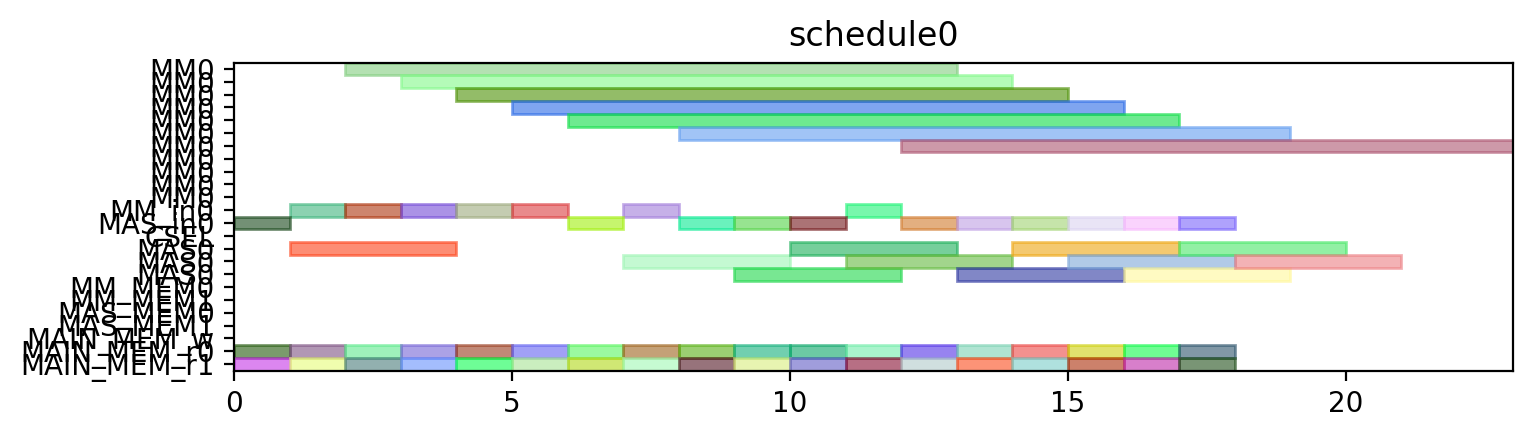

Recreate this plot in Python.
from pyschedule import Scenario, solvers, plotters, alt


def solve():
	horizon = 120
	S = Scenario("schedule0", horizon=horizon)

	# resource
	MM = S.Resources('MM', num=1, size=11)
	MM_in = S.Resources('MM_in', num=1)
	MAS_in = S.Resources('MAS_in', num=1)
	CSEL = S.Resource('CSEL')
	MAS = S.Resources('MAS', num=1, size=3, periods=range(1, horizon))
	MM_MEM = S.Resources('MM_MEM', num=2)
	MAS_MEM = S.Resources('MAS_MEM', num=2)
	MAIN_MEM_w = S.Resource('MAIN_MEM_w', size=1)
	MAIN_MEM_r = S.Resources('MAIN_MEM_r', num=2)

	# result of previous scheduling

	# new tasks
	t0_t0 = S.Task('t0_t0', length=3, delay_cost=1)
	t0_t0 += alt(MAS)
	t0_t0_in = S.Task('t0_t0_in', length=1, delay_cost=1)
	t0_t0_in += alt(MAS_in)
	S += t0_t0_in*MAS_in[0]<=t0_t0*MAS[0]

	t0_t0_mem0 = S.Task('t0_t0_mem0', length=1, delay_cost=1)
	t0_t0_mem0 += MAIN_MEM_r[0]
	S += t0_t0_mem0 <= t0_t0

	t0_t0_mem1 = S.Task('t0_t0_mem1', length=1, delay_cost=1)
	t0_t0_mem1 += MAIN_MEM_r[1]
	S += t0_t0_mem1 <= t0_t0

	t0_t1 = S.Task('t0_t1', length=3, delay_cost=1)
	t0_t1 += alt(MAS)
	t0_t1_in = S.Task('t0_t1_in', length=1, delay_cost=1)
	t0_t1_in += alt(MAS_in)
	S += t0_t1_in*MAS_in[0]<=t0_t1*MAS[0]

	t0_t1_mem0 = S.Task('t0_t1_mem0', length=1, delay_cost=1)
	t0_t1_mem0 += MAIN_MEM_r[0]
	S += t0_t1_mem0 <= t0_t1

	t0_t1_mem1 = S.Task('t0_t1_mem1', length=1, delay_cost=1)
	t0_t1_mem1 += MAIN_MEM_r[1]
	S += t0_t1_mem1 <= t0_t1

	t0_t3 = S.Task('t0_t3', length=11, delay_cost=1)
	t0_t3 += alt(MM)
	t0_t3_in = S.Task('t0_t3_in', length=1, delay_cost=1)
	t0_t3_in += alt(MM_in)
	S += t0_t3_in*MM_in[0]<=t0_t3*MM[0]
	t0_t3_mem0 = S.Task('t0_t3_mem0', length=1, delay_cost=1)
	t0_t3_mem0 += MAIN_MEM_r[0]
	S += t0_t3_mem0 <= t0_t3

	t0_t3_mem1 = S.Task('t0_t3_mem1', length=1, delay_cost=1)
	t0_t3_mem1 += MAIN_MEM_r[1]
	S += t0_t3_mem1 <= t0_t3

	t1_t0 = S.Task('t1_t0', length=3, delay_cost=1)
	t1_t0 += alt(MAS)
	t1_t0_in = S.Task('t1_t0_in', length=1, delay_cost=1)
	t1_t0_in += alt(MAS_in)
	S += t1_t0_in*MAS_in[0]<=t1_t0*MAS[0]

	t1_t0_mem0 = S.Task('t1_t0_mem0', length=1, delay_cost=1)
	t1_t0_mem0 += MAIN_MEM_r[0]
	S += t1_t0_mem0 <= t1_t0

	t1_t0_mem1 = S.Task('t1_t0_mem1', length=1, delay_cost=1)
	t1_t0_mem1 += MAIN_MEM_r[1]
	S += t1_t0_mem1 <= t1_t0

	t1_t1 = S.Task('t1_t1', length=3, delay_cost=1)
	t1_t1 += alt(MAS)
	t1_t1_in = S.Task('t1_t1_in', length=1, delay_cost=1)
	t1_t1_in += alt(MAS_in)
	S += t1_t1_in*MAS_in[0]<=t1_t1*MAS[0]

	t1_t1_mem0 = S.Task('t1_t1_mem0', length=1, delay_cost=1)
	t1_t1_mem0 += MAIN_MEM_r[0]
	S += t1_t1_mem0 <= t1_t1

	t1_t1_mem1 = S.Task('t1_t1_mem1', length=1, delay_cost=1)
	t1_t1_mem1 += MAIN_MEM_r[1]
	S += t1_t1_mem1 <= t1_t1

	t1_t3 = S.Task('t1_t3', length=11, delay_cost=1)
	t1_t3 += alt(MM)
	t1_t3_in = S.Task('t1_t3_in', length=1, delay_cost=1)
	t1_t3_in += alt(MM_in)
	S += t1_t3_in*MM_in[0]<=t1_t3*MM[0]
	t1_t3_mem0 = S.Task('t1_t3_mem0', length=1, delay_cost=1)
	t1_t3_mem0 += MAIN_MEM_r[0]
	S += t1_t3_mem0 <= t1_t3

	t1_t3_mem1 = S.Task('t1_t3_mem1', length=1, delay_cost=1)
	t1_t3_mem1 += MAIN_MEM_r[1]
	S += t1_t3_mem1 <= t1_t3

	t2_t2 = S.Task('t2_t2', length=3, delay_cost=1)
	t2_t2 += alt(MAS)
	t2_t2_in = S.Task('t2_t2_in', length=1, delay_cost=1)
	t2_t2_in += alt(MAS_in)
	S += t2_t2_in*MAS_in[0]<=t2_t2*MAS[0]

	t2_t2_mem0 = S.Task('t2_t2_mem0', length=1, delay_cost=1)
	t2_t2_mem0 += MAIN_MEM_r[0]
	S += t2_t2_mem0 <= t2_t2

	t2_t2_mem1 = S.Task('t2_t2_mem1', length=1, delay_cost=1)
	t2_t2_mem1 += MAIN_MEM_r[1]
	S += t2_t2_mem1 <= t2_t2

	t5_t0 = S.Task('t5_t0', length=11, delay_cost=1)
	t5_t0 += alt(MM)
	t5_t0_in = S.Task('t5_t0_in', length=1, delay_cost=1)
	t5_t0_in += alt(MM_in)
	S += t5_t0_in*MM_in[0]<=t5_t0*MM[0]
	t5_t0_mem0 = S.Task('t5_t0_mem0', length=1, delay_cost=1)
	t5_t0_mem0 += MAIN_MEM_r[0]
	S += t5_t0_mem0 <= t5_t0

	t5_t0_mem1 = S.Task('t5_t0_mem1', length=1, delay_cost=1)
	t5_t0_mem1 += MAIN_MEM_r[1]
	S += t5_t0_mem1 <= t5_t0

	t5_t1 = S.Task('t5_t1', length=11, delay_cost=1)
	t5_t1 += alt(MM)
	t5_t1_in = S.Task('t5_t1_in', length=1, delay_cost=1)
	t5_t1_in += alt(MM_in)
	S += t5_t1_in*MM_in[0]<=t5_t1*MM[0]
	t5_t1_mem0 = S.Task('t5_t1_mem0', length=1, delay_cost=1)
	t5_t1_mem0 += MAIN_MEM_r[0]
	S += t5_t1_mem0 <= t5_t1

	t5_t1_mem1 = S.Task('t5_t1_mem1', length=1, delay_cost=1)
	t5_t1_mem1 += MAIN_MEM_r[1]
	S += t5_t1_mem1 <= t5_t1

	t5_t2 = S.Task('t5_t2', length=3, delay_cost=1)
	t5_t2 += alt(MAS)
	t5_t2_in = S.Task('t5_t2_in', length=1, delay_cost=1)
	t5_t2_in += alt(MAS_in)
	S += t5_t2_in*MAS_in[0]<=t5_t2*MAS[0]

	t5_t2_mem0 = S.Task('t5_t2_mem0', length=1, delay_cost=1)
	t5_t2_mem0 += MAIN_MEM_r[0]
	S += t5_t2_mem0 <= t5_t2

	t5_t2_mem1 = S.Task('t5_t2_mem1', length=1, delay_cost=1)
	t5_t2_mem1 += MAIN_MEM_r[1]
	S += t5_t2_mem1 <= t5_t2

	t5_t3 = S.Task('t5_t3', length=3, delay_cost=1)
	t5_t3 += alt(MAS)
	t5_t3_in = S.Task('t5_t3_in', length=1, delay_cost=1)
	t5_t3_in += alt(MAS_in)
	S += t5_t3_in*MAS_in[0]<=t5_t3*MAS[0]

	t5_t3_mem0 = S.Task('t5_t3_mem0', length=1, delay_cost=1)
	t5_t3_mem0 += MAIN_MEM_r[0]
	S += t5_t3_mem0 <= t5_t3

	t5_t3_mem1 = S.Task('t5_t3_mem1', length=1, delay_cost=1)
	t5_t3_mem1 += MAIN_MEM_r[1]
	S += t5_t3_mem1 <= t5_t3

	t7_t0 = S.Task('t7_t0', length=3, delay_cost=1)
	t7_t0 += alt(MAS)
	t7_t0_in = S.Task('t7_t0_in', length=1, delay_cost=1)
	t7_t0_in += alt(MAS_in)
	S += t7_t0_in*MAS_in[0]<=t7_t0*MAS[0]

	t7_t0_mem0 = S.Task('t7_t0_mem0', length=1, delay_cost=1)
	t7_t0_mem0 += MAIN_MEM_r[0]
	S += t7_t0_mem0 <= t7_t0

	t7_t0_mem1 = S.Task('t7_t0_mem1', length=1, delay_cost=1)
	t7_t0_mem1 += MAIN_MEM_r[1]
	S += t7_t0_mem1 <= t7_t0

	t7_t1 = S.Task('t7_t1', length=3, delay_cost=1)
	t7_t1 += alt(MAS)
	t7_t1_in = S.Task('t7_t1_in', length=1, delay_cost=1)
	t7_t1_in += alt(MAS_in)
	S += t7_t1_in*MAS_in[0]<=t7_t1*MAS[0]

	t7_t1_mem0 = S.Task('t7_t1_mem0', length=1, delay_cost=1)
	t7_t1_mem0 += MAIN_MEM_r[0]
	S += t7_t1_mem0 <= t7_t1

	t7_t1_mem1 = S.Task('t7_t1_mem1', length=1, delay_cost=1)
	t7_t1_mem1 += MAIN_MEM_r[1]
	S += t7_t1_mem1 <= t7_t1

	t7_t3 = S.Task('t7_t3', length=11, delay_cost=1)
	t7_t3 += alt(MM)
	t7_t3_in = S.Task('t7_t3_in', length=1, delay_cost=1)
	t7_t3_in += alt(MM_in)
	S += t7_t3_in*MM_in[0]<=t7_t3*MM[0]
	t7_t3_mem0 = S.Task('t7_t3_mem0', length=1, delay_cost=1)
	t7_t3_mem0 += MAIN_MEM_r[0]
	S += t7_t3_mem0 <= t7_t3

	t7_t3_mem1 = S.Task('t7_t3_mem1', length=1, delay_cost=1)
	t7_t3_mem1 += MAIN_MEM_r[1]
	S += t7_t3_mem1 <= t7_t3

	t10_t0 = S.Task('t10_t0', length=11, delay_cost=1)
	t10_t0 += alt(MM)
	t10_t0_in = S.Task('t10_t0_in', length=1, delay_cost=1)
	t10_t0_in += alt(MM_in)
	S += t10_t0_in*MM_in[0]<=t10_t0*MM[0]
	t10_t0_mem0 = S.Task('t10_t0_mem0', length=1, delay_cost=1)
	t10_t0_mem0 += MAIN_MEM_r[0]
	S += t10_t0_mem0 <= t10_t0

	t10_t0_mem1 = S.Task('t10_t0_mem1', length=1, delay_cost=1)
	t10_t0_mem1 += MAIN_MEM_r[1]
	S += t10_t0_mem1 <= t10_t0

	t10_t1 = S.Task('t10_t1', length=11, delay_cost=1)
	t10_t1 += alt(MM)
	t10_t1_in = S.Task('t10_t1_in', length=1, delay_cost=1)
	t10_t1_in += alt(MM_in)
	S += t10_t1_in*MM_in[0]<=t10_t1*MM[0]
	t10_t1_mem0 = S.Task('t10_t1_mem0', length=1, delay_cost=1)
	t10_t1_mem0 += MAIN_MEM_r[0]
	S += t10_t1_mem0 <= t10_t1

	t10_t1_mem1 = S.Task('t10_t1_mem1', length=1, delay_cost=1)
	t10_t1_mem1 += MAIN_MEM_r[1]
	S += t10_t1_mem1 <= t10_t1

	t10_t2 = S.Task('t10_t2', length=3, delay_cost=1)
	t10_t2 += alt(MAS)
	t10_t2_in = S.Task('t10_t2_in', length=1, delay_cost=1)
	t10_t2_in += alt(MAS_in)
	S += t10_t2_in*MAS_in[0]<=t10_t2*MAS[0]

	t10_t2_mem0 = S.Task('t10_t2_mem0', length=1, delay_cost=1)
	t10_t2_mem0 += MAIN_MEM_r[0]
	S += t10_t2_mem0 <= t10_t2

	t10_t2_mem1 = S.Task('t10_t2_mem1', length=1, delay_cost=1)
	t10_t2_mem1 += MAIN_MEM_r[1]
	S += t10_t2_mem1 <= t10_t2

	t10_t3 = S.Task('t10_t3', length=3, delay_cost=1)
	t10_t3 += alt(MAS)
	t10_t3_in = S.Task('t10_t3_in', length=1, delay_cost=1)
	t10_t3_in += alt(MAS_in)
	S += t10_t3_in*MAS_in[0]<=t10_t3*MAS[0]

	t10_t3_mem0 = S.Task('t10_t3_mem0', length=1, delay_cost=1)
	t10_t3_mem0 += MAIN_MEM_r[0]
	S += t10_t3_mem0 <= t10_t3

	t10_t3_mem1 = S.Task('t10_t3_mem1', length=1, delay_cost=1)
	t10_t3_mem1 += MAIN_MEM_r[1]
	S += t10_t3_mem1 <= t10_t3

	solvers.mip.solve(S,msg=1,kind='CPLEX',ratio_gap=1.01)

	solution = [['hoge']*len(S.solution()[1]) for i in range(len(S.solution()))]
	for i in range(len(S.solution())):
		for j in range(len(S.solution()[i])):
			solution[i][j]=str(S.solution()[i][j])
	print(solution)

	cycles = int(solution[-1][3])

	pic_file_name = "/mnt/rose/usr1/fukuda/ABE/multiRAM_multiMAS_16mux/scheduling_result/stage11MM1_stage3MAS1/EP2_DBL_w_EVAL/schedule0.png"
	if(S.solution() != []):
		plotters.matplotlib.plot(S,img_filename=pic_file_name, show_task_labels=False, fig_size=(cycles*0.25+3, 2))

	return solution
